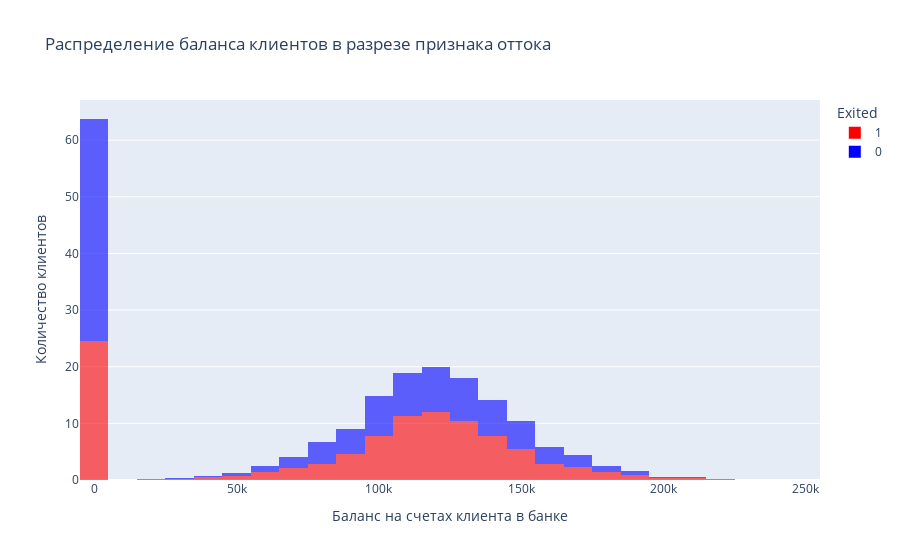

Notebook code cell kept with this figure:
### Markdown cell above
Вывод: \
на графике можно наблюдать закон нормального распределения (закон распределения Гаусса), о чем говорит симметричная форма гистограммы в виде колокола с пиком примерно в центре интервала. Большинство рассматриваемых клиентов (более 700 человек) имеют на счету примерно 125000 долл. По графику видно, что значения с небольшими отклонениями от средней величины выпадают чаще других, а те, которые сильно отдалены от центра, встречаются значительно реже. Также бросается в глаза расположенный справа по оси х пенек, свидетельствующий о наличие у банка штучных клиентов, баланс которых в районе 230-250 тыс долл.

### Code cell
#9.3.Посмотрите на распределение баланса клиента в разрезе признака оттока. 
# Как различаются суммы на накопительном счёте ушедших и лояльных клиентов? 
# Подумайте и напишите, с чем это может быть связано, что может не устраивать ушедших клиентов в банке.
import plotly
import plotly.express as px

fig = px.histogram(bank_df,
                   x='Balance', #показатель, отложенный по оси х
                   nbins=30,
                   title='Распределение баланса клиентов в разрезе признака оттока', #название графика
                   color="Exited", #окрасить в цвет показатель 'Exited'
                   histnorm="percent", #процент выборок в каждом столбце
                   color_discrete_sequence=['red', 'blue'], # набор расцветок в графике
                   opacity=0.6) # величина помутнения цвета
fig.update_xaxes(title_text='Баланс на счетах клиента в банке') #название оси х
fig.update_yaxes(title_text='Количество клиентов')#название оси y
fig.show()

### Figure 1 — Plotly figure (JSON) as saved in the notebook; plotly's stock layout.template omitted (floating-point values rounded to 4 significant figures; data arrays with more than 128 entries replaced by an {"elided": "..."} marker saying what was removed)
{"data": [{"alignmentgroup": "True", "bingroup": "x", "histnorm": "percent", "hovertemplate": "Exited=1<br>Balance=%{x}<br>percent=%{y}<extra></extra>", "legendgroup": "1", "marker": {"color": "red", "opacity": 0.6, "pattern": {"shape": ""}}, "name": "1", "nbinsx": 30, "offsetgroup": "1", "orientation": "v", "showlegend": true, "type": "histogram", "x": {"elided": "2037 float values"}, "xaxis": "x", "yaxis": "y"}, {"alignmentgroup": "True", "bingroup": "x", "histnorm": "percent", "hovertemplate": "Exited=0<br>Balance=%{x}<br>percent=%{y}<extra></extra>", "legendgroup": "0", "marker": {"color": "blue", "opacity": 0.6, "pattern": {"shape": ""}}, "name": "0", "nbinsx": 30, "offsetgroup": "0", "orientation": "v", "showlegend": true, "type": "histogram", "x": {"elided": "7963 float values"}, "xaxis": "x", "yaxis": "y"}], "layout": {"barmode": "relative", "legend": {"title": {"text": "Exited"}, "tracegroupgap": 0}, "title": {"text": "Распределение баланса клиентов в разрезе признака оттока"}, "xaxis": {"anchor": "y", "domain": [0, 1], "title": {"text": "Баланс на счетах клиента в банке"}}, "yaxis": {"anchor": "x", "domain": [0, 1], "title": {"text": "Количество клиентов"}}}}
